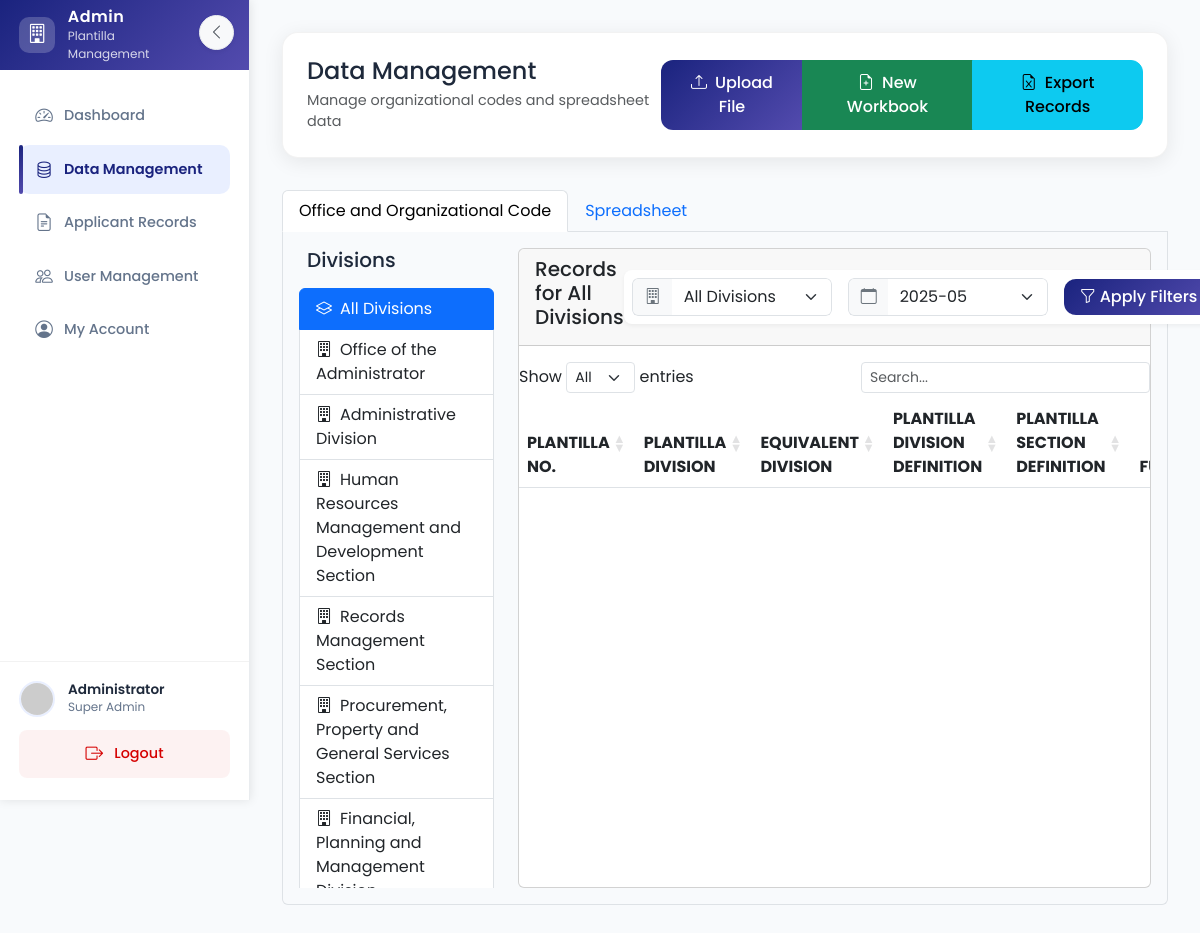
The app's page /admin/data_management.php (signed in) with its own data.
### tables this page shows
CREATE TABLE `divisions` (
  `id` int(11) NOT NULL,
  `code` varchar(20) NOT NULL,
  `name` varchar(255) NOT NULL,
  `description` text DEFAULT NULL,
  `status` enum('active','inactive') NOT NULL DEFAULT 'active',
  `created_by` int(11) DEFAULT NULL,
  `updated_by` int(11) DEFAULT NULL,
  `created_at` timestamp NOT NULL DEFAULT current_timestamp(),
  `updated_at` timestamp NOT NULL DEFAULT current_timestamp() ON UPDATE current_timestamp(),
  `order_count` int(11) NOT NULL DEFAULT 0
);

### admin/data_management.php (the view, shortened to what this page needs)
<?php
require '../dbconnection.php';
$selected_division = isset($_GET['division']) ? (int)$_GET['division'] : 0;
$selected_month = isset($_GET['month']) ? $_GET['month'] : date('Y-m');
function getAvailableMonths() {
    global $conn;
    $months = [];
    $query = "SELECT DISTINCT DATE_FORMAT(created_at, '%Y-%m') as month
              FROM records
              ORDER BY month DESC";
    $result = $conn->query($query);
    if ($result) {
        while ($row = $result->fetch_assoc()) {
            $months[] = $row['month'];
        }
    }
    return $months;
}
?>
<!DOCTYPE html>
<html lang="en">
<head>
    <link href="https://cdn.jsdelivr.net/npm/bootstrap@5.3.0/dist/css/bootstrap.min.css" rel="stylesheet">
    <link rel="stylesheet" href="https://cdn.jsdelivr.net/npm/bootstrap-icons@1.11.0/font/bootstrap-icons.css">
    <link href="https://cdn.datatables.net/1.13.6/css/dataTables.bootstrap5.min.css" rel="stylesheet">
    <link rel="stylesheet" href="../assets/css/styles.css">
    <link rel="stylesheet" href="https://cdn.jsdelivr.net/npm/sweetalert2@11.7.32/dist/sweetalert2.min.css">
  <?php include '../assets/css/user_management.php'; ?>
</head>
<body>
    <div class="sidebar" id="sidebar">
        <div class="sidebar-header">
            <div class="logo">
                <i class="bi bi-building"></i>
            </div>
            <div class="title">
                <h4>Admin</h4>
                <p>Plantilla Management</p>
            </div>
            <button class="toggle-sidebar" id="toggleSidebar" title="Minimize Sidebar">
                <i class="bi bi-chevron-left"></i>
            </button>
        </div>
        <div class="sidebar-content">
            <ul class="nav flex-column">
                <li class="nav-item">
                    <a class="nav-link" href="dashboard.php">
                        <i class="bi bi-speedometer2"></i>
                        <span>Dashboard</span>
                    </a>
                </li>
                <li class="nav-item">
                    <a class="nav-link active" href="data_management.php">
                        <i class="bi bi-database"></i>
                        <span>Data Management</span>
                    </a>
                </li>
                <li class="nav-item">
                    <a class="nav-link" href="applicant_records.php">
                        <i class="bi bi-file-earmark-text"></i>
                        <span>Applicant Records</span>
                    </a>
                </li>
                <li class="nav-item">
                    <a class="nav-link" href="user_management.php">
                        <i class="bi bi-people"></i>
                        <span>User Management</span>
                    </a>
                </li>
                <li class="nav-item">
                    <a class="nav-link" href="my_account.php">
                        <i class="bi bi-person-circle"></i>
                        <span>My Account</span>
                    </a>
                </li>
            </ul>
        </div>
        <div class="sidebar-footer">
            <div class="user-info">
                <img src="https://ui-avatars.com/api/?name=Admin&background=2962FF&color=fff" alt="Admin">
                <div class="user-details">
                    <h6>Administrator</h6>
                    <p>Super Admin</p>
                </div>
            </div>
            <div class="logout-btn">
            <a class="nav-link" onclick="return confirm('Are you sure you want to logout?')" href="logout.php">
                    <i class="bi bi-box-arrow-right"></i>
                    <span>Logout</span>
                </a>
            </div>
        </div>
    </div>
    <div class="main-content">
        <div class="dashboard-header">
            <div class="d-flex justify-content-between align-items-center">
                <div>
                    <h2 class="mb-1">Data Management</h2>
                    <p class="text-muted mb-0">Manage organizational codes and spreadsheet data</p>
                </div>
                <div class="btn-group">
                    <button class="btn btn-primary" data-bs-toggle="modal" data-bs-target="#uploadModal">
                        <i class="bi bi-upload me-2"></i>Upload File
                    </button>
                    <a href = 'new_workbook.php' class="btn btn-success" id="newWorkbookBtn">
                        <i class="bi bi-file-earmark-plus me-2"></i>New Workbook
                    </a>
                    <a href="api/export_records.php?division=<?php echo $selected_division; ?>&month=<?php echo $selected_month; ?>" class="btn btn-info">
                        <i class="bi bi-file-earmark-excel me-2"></i>Export Records
                    </a>
                </div>
            </div>
        </div>
        <ul class="nav nav-tabs mt-3" id="dataManagementTabs" role="tablist">
            <li class="nav-item" role="presentation">
                <button class="nav-link active" id="office-tab" data-bs-toggle="tab" data-bs-target="#office" type="button" role="tab">
                    Office and Organizational Code
                </button>
            </li>
            <li class="nav-item" role="presentation">
                <button class="nav-link" id="spreadsheet-tab" data-bs-toggle="tab" data-bs-target="#spreadsheet" type="button" role="tab">
                    Spreadsheet
                </button>
            </li>
        </ul>
        <div class="tab-content p-3 border border-top-0 rounded-bottom" id="dataManagementTabsContent">
            <div class="tab-pane fade show active" id="office" role="tabpanel">
                <div class="row">
                    <div class="col-md-3 division-list">
                        <h5 class="mb-3"><i class="bi bi-sitemap me-2"></i>Divisions</h5>
                        <div class="divisions-container" style="max-height: 600px; overflow-y: auto;">
                            <div class="list-group" id="divisionList">
                                <?php
                                $divisions_result = $conn->query("SELECT * FROM divisions ORDER BY order_count");
                                $all_divisions = [];
                                while ($row = $divisions_result->fetch_assoc()) {
                                    $all_divisions[] = $row;
                                }
                                ?>
                                <a href="?division=0"
                                   class="list-group-item list-group-item-action division-item <?= $selected_division == 0 ? 'active' : '' ?>"
                                   data-division-id="0">
                                    <i class="bi bi-layers me-2"></i>All Divisions
                                </a>
                                <?php foreach ($all_divisions as $division): ?>
                                <a href="?division=<?= $division['id'] ?>"
                                   class="list-group-item list-group-item-action division-item <?= $selected_division == $division['id'] ? 'active' : '' ?>"
                                   data-division-id="<?= $division['id'] ?>">
                                    <i class="bi bi-building me-2"></i><?= htmlspecialchars($division['name']) ?>
                                </a>
                                <?php endforeach; ?>
                            </div>
                        </div>
                    </div>
                    <div class="col-md-9">
                        <div class="card h-100">
                            <div class="card-header d-flex justify-content-between align-items-center mb-3">
                                <h5>Records for <?= $selected_division == 0 ? 'All Divisions' : getDivisionName($selected_division) ?></h5>
                                <div class="filters-container">
                                    <form method="GET" class="filter-form d-flex align-items-center gap-3">
                                        <div class="form-group mb-0">
                                            <div class="input-group">
                                                <span class="input-group-text bg-light border-end-0">
                                                    <i class="bi bi-building"></i>
                                                </span>
                                                <select name="division" id="division" class="form-select border-start-0">
                                                    <option value="0">All Divisions</option>
                                                </select>
                                            </div>
                                        </div>
                                        <div class="form-group mb-0">
                                            <div class="input-group">
                                                <span class="input-group-text bg-light border-end-0">
                                                    <i class="bi bi-calendar"></i>
                                                </span>
                                                <select name="month" id="month" class="form-select border-start-0">
                                                    <?php
                                                    $months = getAvailableMonths();
                                                    foreach ($months as $month) {
                                                        $selected = $selected_month === $month ? 'selected' : '';
                                                        echo "<option value='{$month}' {$selected}>{$month}</option>";
                                                    }
                                                    ?>
                                                </select>
                                            </div>
                                        </div>
                                        <button type="submit" class="btn btn-primary">
                                            <i class="bi bi-funnel me-1"></i>Apply Filters
                                        </button>
                                    </form>
                                </div>
                            </div>
                            <div class="card-body p-0">
                                <div class="table-responsive">
                                    <table class="table table-striped table-hover" id="recordsTable">
                                        <thead>
                                            <tr>
                                                <th>PLANTILLA NO.</th>
                                                <th>PLANTILLA DIVISION</th>
                                                <th>EQUIVALENT DIVISION</th>
                                                <th>PLANTILLA DIVISION DEFINITION</th>
                                                <th>PLANTILLA SECTION DEFINITION</th>
                                                <th>FULLNAME</th>
                                            </tr>
                                        </thead>
                                    </table>
                                </div>
                            </div>
                        </div>
                    </div>
                </div>
            </div>
        </div>
    </div>
    <link rel="stylesheet" href="https://cdnjs.cloudflare.com/ajax/libs/jexcel/4.9.0/css/jquery.jexcel.min.css" />
    <link rel="stylesheet" href="https://cdn.jsdelivr.net/npm/handsontable/dist/handsontable.full.min.css">
</body>
</html>

### assets/css/styles.css (style rules this page uses)
:root { --primary-color: #1A237E; --primary-light: #534bae; --primary-dark: #000051; --secondary-color: #2962FF; --secondary-light: #768fff; --secondary-dark: #0039cb; --success-color: #00C853; --success-light: #5efc82; --success-dark: #009624; --warning-color: #FF6D00; --warning-light: #ff9e40; --warning-dark: #c43c00; --danger-color: #D50000; --danger-light: #ff5131; --danger-dark: #9b0000; --sidebar-width: 280px; --header-height: 70px; --card-shadow: 0 4px 20px rgba(0, 0, 0, 0.08); --hover-shadow: 0 8px 30px rgba(0, 0, 0, 0.12); --gradient-primary: linear-gradient(135deg, var(--primary-color) 0%, var(--primary-light) 100%); --gradient-secondary: linear-gradient(135deg, var(--secondary-color) 0%, var(--secondary-light) 100%); --gradient-success: linear-gradient(135deg, var(--success-color) 0%, var(--success-light) 100%); --gradient-warning: linear-gradient(135deg, var(--warning-color) 0%, var(--warning-light) 100%); --gradient-danger: linear-gradient(135deg, var(--danger-color) 0%, var(--danger-light) 100%); }
body { font-family: 'Poppins', sans-serif; background-color: #f8fafc; color: #1e293b; }
.sidebar { min-height: 100vh; background: #ffffff; color: #1e293b; transition: all 0.3s cubic-bezier(0.4, 0, 0.2, 1); position: fixed; width: var(--sidebar-width); z-index: 1000; box-shadow: 2px 0 20px rgba(0, 0, 0, 0.1); border-right: 1px solid rgba(0, 0, 0, 0.05); display: flex; flex-direction: column; }
.main-content { margin-left: var(--sidebar-width); padding: 2rem; min-height: 100vh; transition: all 0.3s ease; }
.sidebar-header { height: var(--header-height); padding: 1.2rem; background: var(--gradient-primary); color: white; display: flex; align-items: center; gap: 0.8rem; }
.sidebar-header .logo { width: 36px; height: 36px; background: rgba(255, 255, 255, 0.2); border-radius: 10px; display: flex; align-items: center; justify-content: center; font-size: 1.2rem; }
.sidebar-header h4 { margin: 0; font-weight: 600; font-size: 1rem; letter-spacing: 0.5px; }
.sidebar-header p { margin: 0; font-size: 0.75rem; opacity: 0.8; }
.sidebar-content { flex: 1; padding: 1.2rem; overflow-y: auto; }
.sidebar .nav-link { color: #64748b; padding: 0.7rem 1rem; margin: 0.15rem 0; border-radius: 10px; transition: all 0.3s cubic-bezier(0.4, 0, 0.2, 1); font-weight: 500; position: relative; display: flex; align-items: center; gap: 0.7rem; font-size: 0.9rem; }
.sidebar .nav-link::before { content: ''; position: absolute; left: 0; width: 4px; height: 100%; background: var(--gradient-primary); border-radius: 2px; transform: scaleX(0); transition: transform 0.3s cubic-bezier(0.4, 0, 0.2, 1); }
.sidebar .nav-link.active { background: rgba(41, 98, 255, 0.1); color: var(--primary-color); font-weight: 600; }
.sidebar .nav-link.active::before { transform: scaleX(1); }
.sidebar .nav-link i { font-size: 1.1rem; transition: transform 0.3s cubic-bezier(0.4, 0, 0.2, 1); }
.sidebar .nav-link.active i { color: var(--primary-color); }
.sidebar-footer { padding: 1.2rem; border-top: 1px solid rgba(0, 0, 0, 0.05); }
.sidebar-footer .user-info { display: flex; align-items: center; gap: 0.8rem; margin-bottom: 0.8rem; }
.sidebar-footer .user-info img { width: 36px; height: 36px; border-radius: 50%; border: 2px solid rgba(41, 98, 255, 0.1); }
.sidebar-footer .user-details h6 { margin: 0; font-weight: 600; font-size: 0.85rem; }
.sidebar-footer .user-details p { margin: 0; font-size: 0.75rem; color: #64748b; }
.sidebar-footer .logout-btn { width: 100%; }
.sidebar-footer .logout-btn .nav-link { color: var(--danger-color); justify-content: center; padding: 0.7rem; border-radius: 8px; background: rgba(213, 0, 0, 0.05); font-size: 0.9rem; }
.sidebar-footer .logout-btn .nav-link i { color: var(--danger-color); }
.dashboard-header { background: white; padding: 1.5rem; border-radius: 16px; box-shadow: var(--card-shadow); margin-bottom: 2rem; backdrop-filter: blur(10px); border: 1px solid rgba(0, 0, 0, 0.05); }
.btn { border-radius: 12px; padding: 0.6rem 1.2rem; font-weight: 500; transition: all 0.3s cubic-bezier(0.4, 0, 0.2, 1); }
.btn-primary { background: var(--gradient-primary); border: none; color: white; }
.dashboard-header h2 { font-size: 1.5rem; margin-bottom: 0.5rem; }
.dashboard-header p { font-size: 0.9rem; }

### records on screen
divisions: name "Office of the Administrator"
divisions: name "Administrative Division"
divisions: name "Human Resources Management and Development Section"
divisions: name "Records Management Section"
divisions: name "Procurement, Property and General Services Section"
divisions: name "Financial, Planning and Management…"

### other values on screen
form field month "2025-05"
